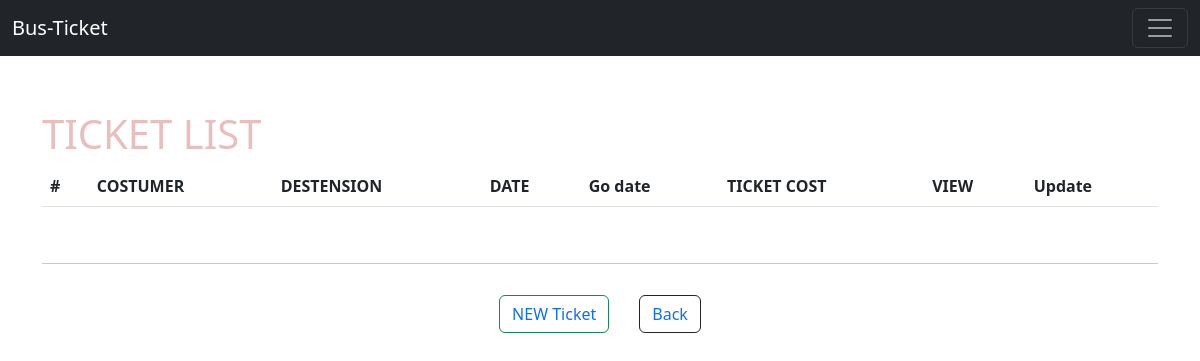
The app's page /details/, older data.
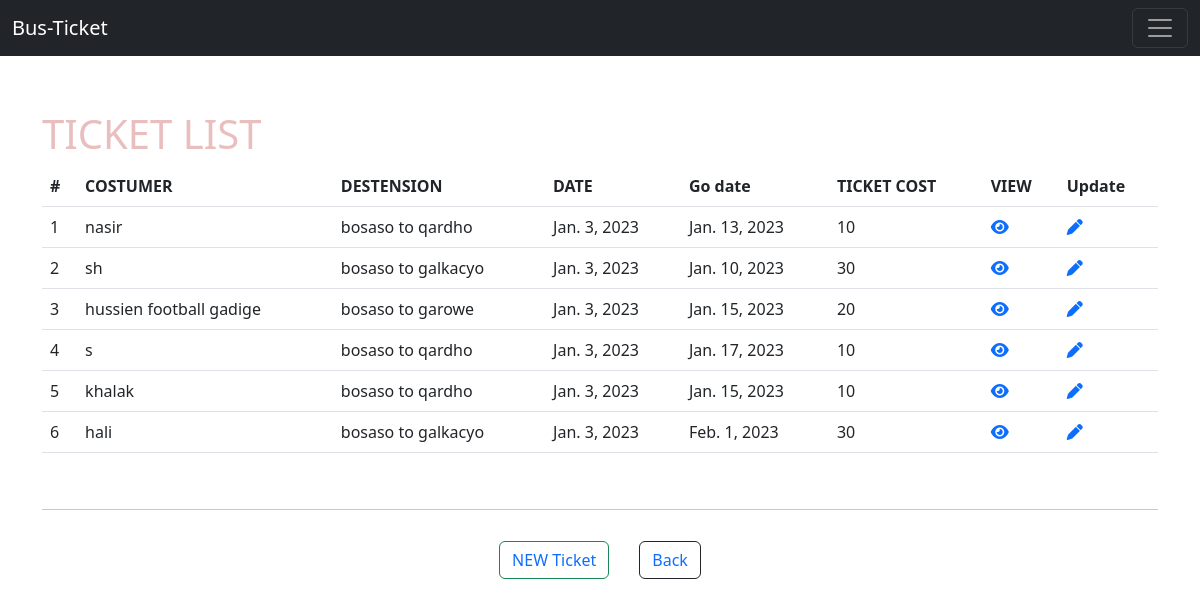
The same page, newer data.
### core/models.py (models this page shows, shortened)
class TicketModel(models.Model):
    CITY = {
        ('bosaso to qardho', 'btq'),
        ('bosaso to garowe', 'btg'),
        ('bosaso to galkacyo', 'btgl'),
        ('bosaso to lascano', 'btl'),
        ('non', 'non')
    }
    name = models.CharField(max_length=50, null=True, blank=True)
    email = models.EmailField()
    phone = models.IntegerField()
    to = models.CharField('toto', max_length=255, choices=CITY, default='non')
    date = models.DateField(auto_now_add=True)
    go_date = models.DateField()
    cost = models.CharField(max_length=255)

### core/views.py (the view)
# urls.py: path('details/',views.tickets_detail,name='details'),
def tickets_detail(request):
    tickets = TicketModel.objects.all()
    for tick in tickets:
        print(tick.to)
        costs = tick.to
        global y
        y = ''
        if costs == 'bosaso to qardho' :
                y =10
        elif costs== 'bosaso to garowe' :
                y =20
        elif costs == 'bosaso to galkacyo':
                 y =30
        elif costs== 'bosaso to lascano':
                 y =40
        else:
            y = 0
        tick.cost = y
        tick.save()
    return render(request,'core/ticket_details.html',{
        'tickets':tickets,
                })

### core/templates/core/ticket_details.html (shortened to what this page needs)
{% extends 'core/home.html' %}
{% block content %}
<div style="margin-top: 110px; margin-bottom:50px">
    <div class="container">
        <table class="table">
            <h1><span style="color: rgb(233, 190, 190);">TICKET LIST </span></h1>
            <thead>
                <tr>
                    <th scope="col">#</th>
                    <th scope="col">COSTUMER</th>
                    <th scope="col">DESTENSION</th>
                    <th scope="col">DATE</th>
                    <th scope="col">Go date</th>
                    <th scope="col">TICKET COST</th>
                    <th scope="col" >VIEW</th>
                    <th scope="col" >Update</th>
                </tr>
            </thead>
            <tbody>
                {% for ticket in tickets %}
                <tr  >
                    <td scope="row">{{forloop.counter}}</td>
                    <td scope="row">{{ticket.name}}</td>
                    <td scope="row">{{ticket.to}}</td>
                    <td scope="row">{{ticket.date}}</td>
                    <td scope="row">{{ticket.go_date}}</td>
                    <td scope="row">{{ticket.cost}}</td>
                    <td scope="row" >
                        <a href="{% url 'costumer_detail' ticket.id %}">
                        <i class="fa-solid fa-eye"></i>
                        </a>
                     </td>
                     <td scope="row" >
                        <a href="{% url 'update' ticket.id %}">
                        <i class="fa-solid fa-pen"></i>
                        </a>
                     </td>
                </tr>
                {% endfor %}
            </tbody>
        </table>
        <br>
        <hr>
        <div id="but" >
        <button class="btn btn-outline-success"><a href="{% url 'add_ticket' %}">NEW Ticket</a></button><br><br>
        <button class="btn btn-outline-dark"><a href="{% url 'home' %}">Back</a></button>
    </div>
    </div>
</div>
{% endblock content %}

### core/templates/core/home.html (shortened to what this page needs)
{% load static %}
<!DOCTYPE html>
<html lang="en">
<head>
  <link rel="stylesheet" href="https://cdnjs.cloudflare.com/ajax/libs/font-awesome/6.2.1/css/all.min.css" />
  <link rel="stylesheet" href="static/css/style.css">
  <link href="https://cdn.jsdelivr.net/npm/bootstrap@5.3.0-alpha1/dist/css/bootstrap.min.css" rel="stylesheet">
</head>
<body>
    <nav id="nav" class="navbar navbar-dark bg-dark fixed-top">
      <div class="container-fluid">
        <a class="navbar-brand" href="{% url 'home' %}">Bus-Ticket </a>
        <button class="navbar-toggler" type="button" data-bs-toggle="offcanvas" data-bs-target="#offcanvasDarkNavbar" aria-controls="offcanvasDarkNavbar">
          <span class="navbar-toggler-icon"></span>
        </button>
      </div>
    </nav>
    {% block content %}{% endblock content %}
</body>
</html>

### static/css/style.css (style rules this page uses)
:root { margin: 0%; padding: 0%; }

### core/templates/core/ticket_details.html (style rules this page uses)
#but { display: flex; justify-content: center; align-content: center; }
a { text-decoration: none; }
#but button { margin: 15px; }

Row changes from the older to the newer data that the page shows:
added TicketModel: name "nasir", to "bosaso to qardho", date "Jan. 3, 2023", go_date "Jan. 13, 2023", cost "10"
added TicketModel: name "sh", to "bosaso to galkacyo", date "Jan. 3, 2023", go_date "Jan. 10, 2023", cost "30"
added TicketModel: name "hussien football gadige", to "bosaso to garowe", date "Jan. 3, 2023", go_date "Jan. 15, 2023", cost "20"
added TicketModel: name "s", to "bosaso to qardho", date "Jan. 3, 2023", go_date "Jan. 17, 2023", cost "10"
added TicketModel: name "khalak", to "bosaso to qardho", date "Jan. 3, 2023", go_date "Jan. 15, 2023", cost "10"
added TicketModel: name "hali", to "bosaso to galkacyo", date "Jan. 3, 2023", go_date "Feb. 1, 2023", cost "30"
